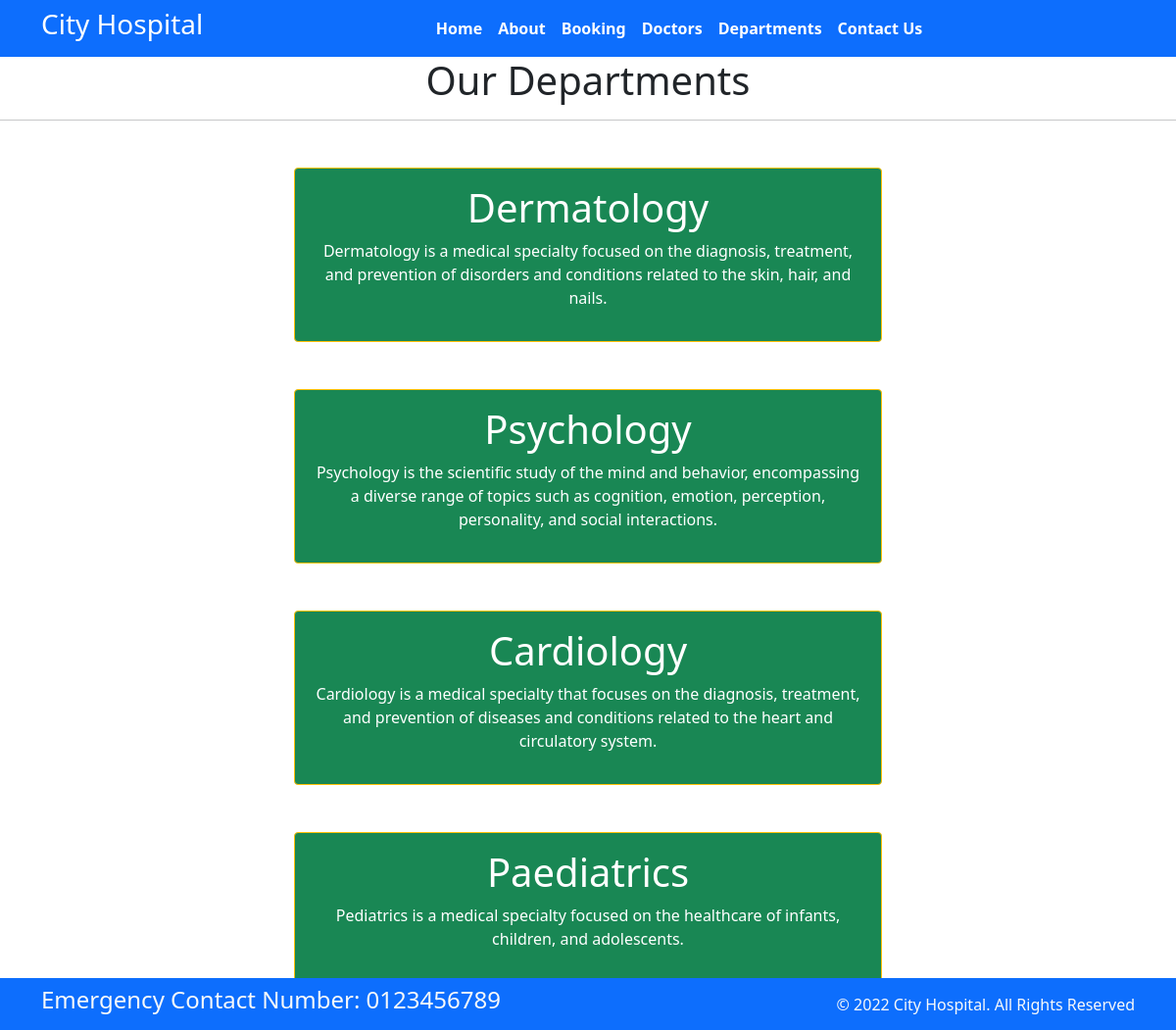
Page /department/ on the committed database.
### home/models.py (models this page shows, shortened)
class Departments(models.Model):
    dep_name =models.CharField(max_length=100)
    dep_description=models.TextField()

### home/views.py (the view)
# urls.py: path('department/',views.department,name='department'),
def department(request):
    dict_dept ={
        'dept':Departments.objects.all()  # pylint: disable=E1101
        }
    return render(request, 'department.html',dict_dept)

### templates/department.html (shortened to what this page needs)
{% extends 'base.html' %}
{% block  content %}
<h1 class="text-center">Our Departments </h1>
<hr>
{% for d in dept %}
<div class="mx-auto w-50 bg-success text-center text-white p-3 my-5 border border-warning rounded">
<h1>{{d.dep_name}}</h1>
<p>{{d.dep_description}}</p>
</div>
{% endfor %}
{% endblock  %}

### templates/base.html (shortened to what this page needs)
{% load static %}
<!DOCTYPE html>
<html>
  <head>
    <link rel="stylesheet"
      href=" https://cdn.jsdelivr.net/npm/bootstrap@5.1.3/dist/css/bootstrap.min.css ">
    <link rel="stylesheet"
    <link rel="stylesheet"
      href="{% static '/css/style.css' %}">
  </head>
  <body>
    <nav class="navbar bg-primary navbar-expand-md ">
      <div class="container">
        <div class="col-2 text-left pl-md-0">
          <h3 class="text-white"> City Hospital </h3>
        </div>
        <div
          class="collapse navbar-collapse justify-content-center col-md-8 navbar-collapse-3">
          <ul class="navbar-nav justify-content-center  fw-bold">
            <li class="nav-item active">
              <a class="nav-link text-white" href="{% url 'home' %}">Home </a>
            </li>
            <li class="nav-item">
              <a class="nav-link text-white" href="{% url 'about' %}">About</a>
            </li>
            <li class="nav-item">
              <a class="nav-link text-white" href="{% url 'booking' %}">Booking</a>
            </li>
            <li class="nav-item">
              <a class="nav-link text-white" href="{% url 'doctors' %}">Doctors</a>
            </li>
			 <li class="nav-item">
              <a class="nav-link text-white" href="{% url 'department' %}">Departments</a>
            </li>
            <li class="nav-item">
              <a class="nav-link text-white" href="{% url 'contact' %}">Contact Us</a>
            </li>
          </ul>
        </div>
      </div>
    </nav>
    {% block  content %}{% endblock  %}
    <section class="fixed-bottom " >
      <footer class="pt-2 pb-2  bg-primary text-light">
        <div class="container">
          <div class="row align-items-center">
            <div class="col-12 col-md-8">
              <h4>Emergency Contact Number: 0123456789</h4>
            </div>
            <div class="col-12 col-md-4 mt-4 mt-md-0 text-center text-md-end">
              © 2022 City Hospital. All Rights Reserved
            </div>
          </div>
        </div>
      </footer>
    </section>
  </body>
</html>

### rows in the picture
Departments: dep_name "Dermatology", dep_description "Dermatology is a medical specialty focused on the diagnosis, treatment, and prevention of disorders and conditions related to the skin, hair, and nails."
Departments: dep_name "Psychology", dep_description "Psychology is the scientific study of the mind and behavior, encompassing a diverse range of topics such as cognition, emotion, perception, personality, and social interactions."
Departments: dep_name "Cardiology", dep_description "Cardiology is a medical specialty that focuses on the diagnosis, treatment, and prevention of diseases and conditions related to the heart and circulatory system."
Departments: dep_name "Paediatrics", dep_description "Pediatrics is a medical specialty focused on the healthcare of infants, children, and adolescents."
